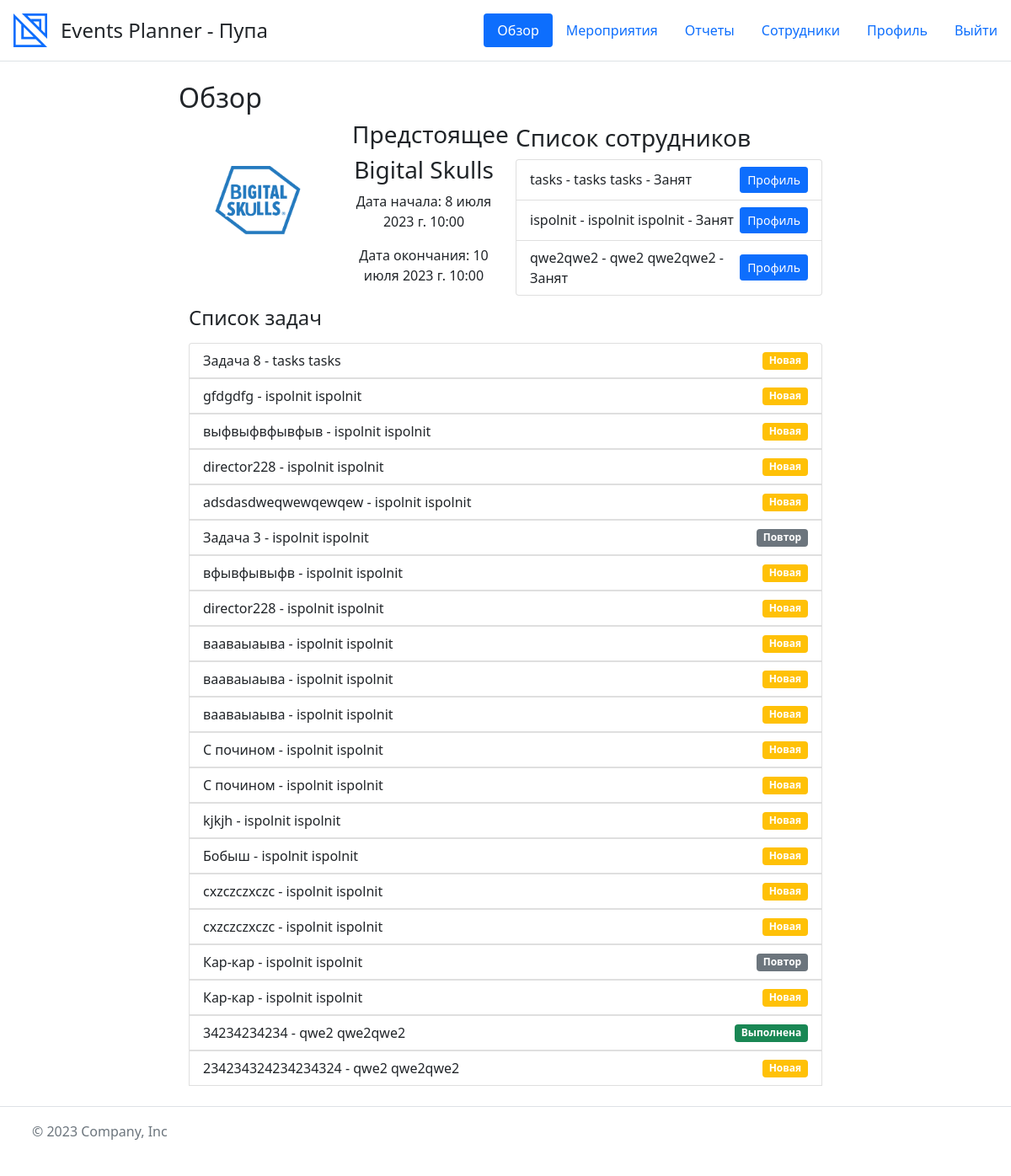
/overview/ (signed in), run on an earlier commit of the app's database.
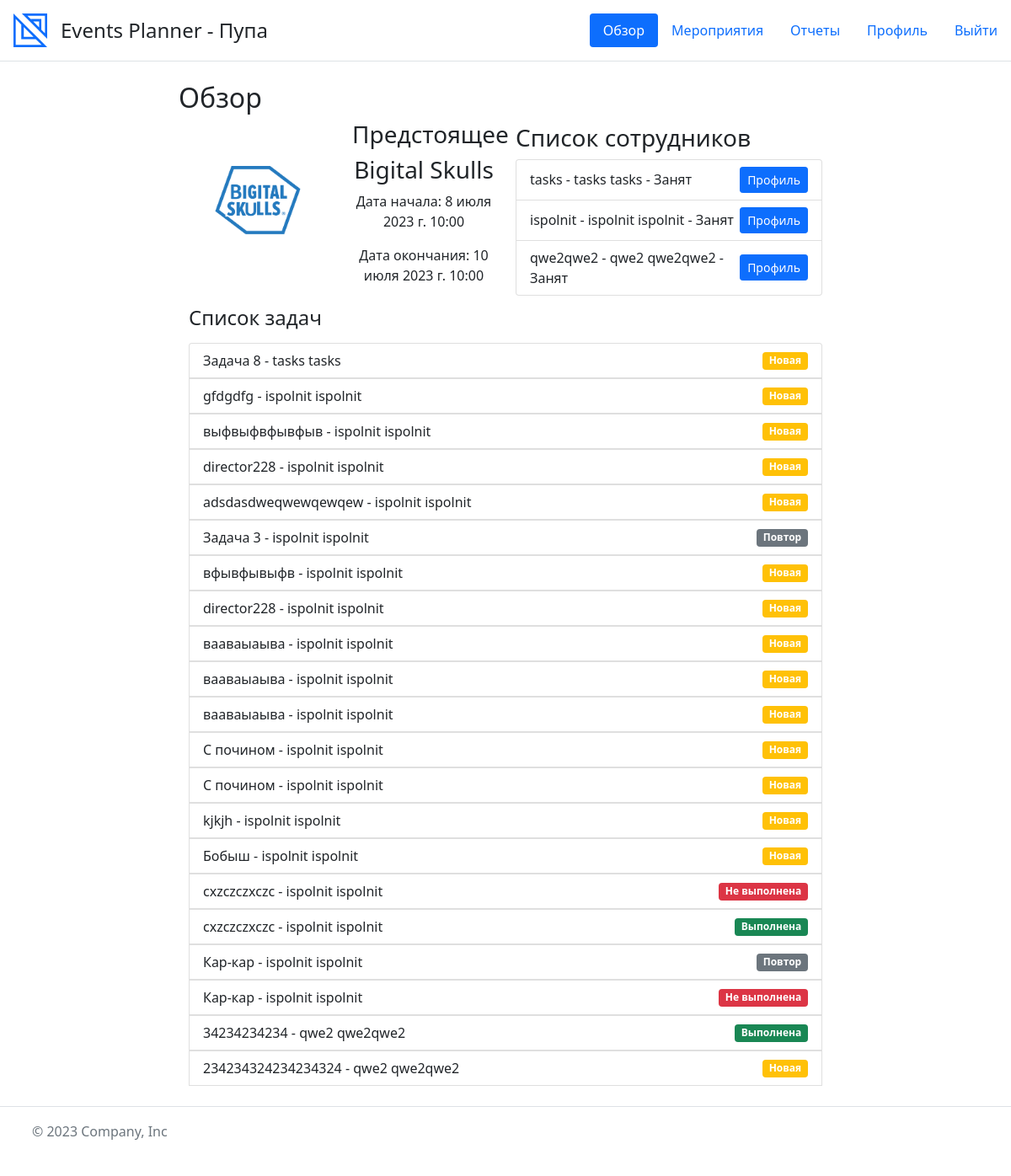
And on a later commit of the database.
### core/models.py (models this page shows, shortened)
class CustomUser(AbstractUser):
    tg_id = models.CharField(max_length=30, verbose_name='Id Телеграм', blank=True, null=True)
    organization = models.ForeignKey(Organization, blank=True, null=True, on_delete=models.CASCADE,
                                     verbose_name='Организация')
    objects = CustomUserManager()
    def __str__(self):
        return f'{self.last_name} {self.first_name}'
    class Meta:
        verbose_name = 'Пользователь'
        verbose_name_plural = 'Пользователи'

class Organization(models.Model):
    name = models.CharField(max_length=100, null=True, verbose_name='Название')
    description = models.TextField(blank=True, null=True, verbose_name='Описание')
    class Meta:
        verbose_name = 'Организация'
        verbose_name_plural = 'Организации'

class Event(models.Model):
    name = models.CharField(max_length=100, verbose_name='Название')
    organization = models.ForeignKey(Organization, blank=True, null=True, on_delete=models.CASCADE,
                                     verbose_name='Организация')
    description = models.TextField(max_length=16000, blank=True, null=True, verbose_name='Описание')
    location = models.CharField(max_length=200, blank=True, null=True, verbose_name='Место проведения')
    start_date = models.DateTimeField(verbose_name='Дата начала')
    end_date = models.DateTimeField(verbose_name='Дата окончания')
    photo = models.ImageField(upload_to=UniqueUploadName('images/events/'), blank=True,
                              verbose_name='Изображение')
    responsible_tasks = models.ManyToManyField(CustomUser, blank=True, verbose_name='Ответственные за задачи')
    class Meta:
        verbose_name = 'Мероприятие'
        verbose_name_plural = 'Мероприятия'

class EventUser(models.Model):
    event = models.ForeignKey(Event, on_delete=models.CASCADE, verbose_name='Мероприятие')
    user = models.ForeignKey(CustomUser, on_delete=models.CASCADE, verbose_name='Участник мероприятия')
    class Meta:
        verbose_name = 'Участник мероприятия'
        verbose_name_plural = 'Участники мероприятий'

class EventTask(models.Model):
    name = models.CharField(max_length=50, verbose_name='Название')
    description = models.TextField(max_length=16000, blank=True, null=True, verbose_name='Описание')
    event_user = models.ForeignKey(EventUser, on_delete=models.CASCADE, verbose_name='Сотрудник')
    state = models.ForeignKey(TaskState, on_delete=models.CASCADE, verbose_name='Статус',
                              default=TaskState.objects.get(name='Новая').pk)
    photo = models.ImageField(upload_to=UniqueUploadName('images/event_tasks/'), blank=True,
                              verbose_name='Изображение')
    start_date = models.DateTimeField(verbose_name='Дата начала')
    plan_end_date = models.DateTimeField(verbose_name='Плановая дата окончания')
    actual_end_date = models.DateTimeField(blank=True, null=True, verbose_name='Фактическая дата окончания')
    class Meta:
        verbose_name = 'Задача мероприятия'
        verbose_name_plural = 'Задачи мероприятий'

class TaskState(models.Model):
    name = models.CharField(max_length=50, verbose_name='Название')
    class Meta:
        verbose_name = 'Статус задачи'
        verbose_name_plural = 'Статусы задач'

### frontend/views.py (the view)
# urls.py: path('overview/', views.overview_view, name='overview'),
@login_required
def overview_view(request):
    user = request.user
    organization = request.user.organization
    executing_staff_group = Group.objects.get(name='Исполняющий персонал')
    is_executing_staff = executing_staff_group in user.groups.all()
    current_time = timezone.now()
    event_user_current = EventUser.objects.filter(user=user, event__start_date__lte=current_time,
                                                  event__end_date__gte=current_time).order_by('-event__start_date') \
        .first()
    event_user_future = EventUser.objects.filter(user=user, event__start_date__gt=current_time,
                                                 event__end_date__gte=current_time).order_by('event__start_date') \
        .first()
    responsible_tasks_current = Event.objects.filter(responsible_tasks=user, start_date__lte=current_time,
                                                     end_date__gte=current_time).order_by('-start_date').first()
    responsible_tasks_future = Event.objects.filter(responsible_tasks=user, start_date__gt=current_time,
                                                    end_date__gte=current_time).order_by('start_date').first()
    organization_current = Event.objects.filter(organization=organization, start_date__lte=current_time,
                                                end_date__gte=current_time).order_by('-start_date').first()
    organization_future = Event.objects.filter(organization=organization, start_date__gt=current_time,
                                               end_date__gte=current_time).order_by('start_date').first()
    event_user = event_user_current or event_user_future
    if event_user:
        event_user = event_user.event
    responsible_tasks = responsible_tasks_current or responsible_tasks_future
    organization_event = organization_current or organization_future
    event = organization_event or responsible_tasks or event_user
    if request.method == 'POST':
        event_task_form = NewEventTaskForm(data=request.POST, event=event, files=request.FILES)
        if event_task_form.is_valid():
            event_task = event_task_form.save(commit=False)
            event_task.save()
            send_new_task(event_task)
            return redirect('overview')
    else:
        event_task_form = NewEventTaskForm(event=event)
    event_tasks = event_user.eventuser_set.filter(
        user=user).first().eventtask_set.all() if is_executing_staff else EventTask.objects.filter(
        event_user__event=event)
    event_state = ("Текущее" if event.start_date <= timezone.now() else "Предстоящее") if event else "Печаль"
    context = {'event': event,
               'responsible_tasks': responsible_tasks,
               'organization_event': organization_event,
               'event_task_form': event_task_form,
               'event_tasks': event_tasks,
               'event_state': event_state
               }
    return render(request, 'overview.html', context)

### event_planner/context_processors.py (called while the page is built)
def current_page(request):
    current_url = resolve(request.path_info).url_name
    return {'current_url': current_url}

### frontend/templatetags/custom_filters.py (called while the page is built)
@register.filter
def get_state_color(state_name):
    if state_name == 'Выполнена':
        return 'bg-success'
    elif state_name == 'В процессе':
        return 'bg-info'
    elif state_name == 'Новая':
        return 'bg-warning'
    elif state_name == 'Не выполнена':
        return 'bg-danger'
    elif state_name == 'Повтор':
        return 'bg-secondary'
    else:
        return 'bg-secondary'

@register.filter
def get_employee_status(employee):
    if employee.eventtask_set.filter(state__name='Выполнена').count() == employee.eventtask_set.count():
        return 'Свободен'
    else:
        return 'Занят'

@register.filter
def can_edit_task(task):
    return task.state.name != 'Выполнена' and task.state.name != "Не выполнена"

### templates/overview.html (shortened to what this page needs)
{% extends 'base.html' %}
{% load static %}
{% load custom_filters %}
{% block content %}
    <h2>Обзор</h2>
    <div class="container">
        {% if event %}
            <div class="row align-items-center">
                <div class="col-md-{% if perms.core.view_eventuser %}3{% else %}6{% endif %}">
                    <a href="{% url 'event' event.id %}">
                        {% if event.photo %}
                            <img src="{{ event.photo.url }}" alt="{{ event.name }}"
                                 class="img-fluid">
                        {% else %}
                            <img src="{% static 'img/default_event_photo.jpg' %}" alt="{{ event.name }}"
                                 class="img-fluid">
                        {% endif %}
                    </a>
                </div>
                <div class="col-md-{% if perms.core.view_eventuser %}3{% else %}6{% endif %}">
                    <div class="text-center">
                        <h3>{{ event_state }}</h3>
                        <h3>{{ event.name }}</h3>
                        <p>Дата начала: {{ event.start_date }}</p>
                        <p>Дата окончания: {{ event.end_date }}</p>
                    </div>
                </div>
                {% if perms.core.view_eventuser %}
                    <div class="col-md-6">
                        <h3>Список сотрудников</h3>
                        <ul class="list-group">
                            {% for employee in event.eventuser_set.all %}
                                <li class="list-group-item d-flex justify-content-between align-items-center">
                                    {{ employee.user.username }} - {{ employee.user }}
                                    - {{ employee|get_employee_status }}
                                    <a href="{% url 'employee' employee.user.id %}"
                                       class="btn btn-primary btn-sm">Профиль</a>
                                </li>
                            {% empty %}
                                <li class="list-group-item">Нет сотрудников</li>
                            {% endfor %}
                        </ul>
                    </div>
                {% endif %}
            </div>
            <div class="row mt-2">
                <div>
                    <h4>Список задач</h4>
                    <div class="list-group mt-3">
                        {% for task in event_tasks %}
                            <a class="list-group-item list-group-item-action d-flex align-items-center justify-content-between"
                               style="cursor: pointer"
                               onclick="openModal('taskInfoModal{{ task.id }}')">
                                <div>
                                    {{ task.name }} - {{ task.event_user.user }}
                                </div>
                                <span class="badge badge-pill {{ task.state.name|get_state_color }}"
                                      data-toggle="tooltip" data-placement="top"
                                      title="{{ task.state.name }}">
                                    {{ task.state.name }}
                                </span>
                            </a>
                        {% empty %}
                            <li class="list-group-item">Нет задач</li>
                        {% endfor %}
                    </div>
                </div>
            </div>
        {% else %}
            <div>
                Вы не участвуете в мероприятии
            </div>
        {% endif %}
    </div>
{% endblock %}

### templates/base.html (shortened to what this page needs)
<!DOCTYPE html>
{% load static %}
<html lang="ru">
<head>
    <link rel="stylesheet" href="{% static 'css/bootstrap.min.css' %}">
    <link rel="stylesheet" href="{% static 'css/styles.css' %}">
    <link rel="stylesheet" href="{% static 'css/all.min.css' %}">
</head>
<body>
{% include 'header.html' %}
<main class="container col-md-8">
    {% block content %}{% endblock content %}
</main>
{% include 'footer.html' %}
</body>
</html>

### templates/header.html
{% load static %}
<header class="d-flex flex-wrap justify-content-center py-3 mb-4 border-bottom">
    <a href="/" class="d-flex align-items-center mb-3 mb-md-0 me-md-auto text-dark text-decoration-none">
        <img src="{% static 'img/logo.svg' %}" height="40" class="mx-3" alt="Logo">
        <span class="fs-4">Events Planner
            {% if user.is_authenticated %}
                - {{ user.organization.name }}
            {% endif %} </span>
    </a>
    <ul class="nav nav-pills">
        {% if user.is_authenticated %}
            <li class="nav-item">
                <a href="{% url 'overview' %}" class="nav-link {% if current_url == 'overview' %} active{% endif %}">Обзор</a>
            </li>
        {% endif %}
        {% if perms.core.view_event %}
            <li class="nav-item">
                <a href="{% url 'events' %}" class="nav-link {% if current_url == 'events' %} active{% endif %}"
                   aria-current="page">Мероприятия</a>
            </li>
        {% endif %}
        {% if perms.core.view_eventtaskreport %}
            <li class="nav-item">
                <a href="{% url 'reports' %}"
                   class="nav-link {% if current_url == 'reports' %} active{% endif %}">Отчеты</a>
            </li>
        {% endif %}
        {% if perms.core.view_customuser %}
            <li class="nav-item">
                <a href="{% url 'employees' %}"
                   class="nav-link {% if current_url == 'employees' %} active{% endif %}">Сотрудники</a>
            </li>
        {% endif %}
        {% if user.is_authenticated %}
            <li class="nav-item">
                <a href="{% url 'profile' %}" class="nav-link {% if current_url == 'profile' %} active{% endif %}">Профиль</a>
            </li>
            <li class="nav-item">
                <a href="{% url 'logout' %}" class="nav-link">Выйти</a>
            </li>
        {% else %}
            <li class="nav-item mx-1">
                <a href="{% url 'login' %}" class="nav-link {% if current_url == 'login' %} active{% endif %}">Авторизация</a>
            </li>
        {% endif %}
    </ul>
</header>

### templates/footer.html
<footer class="d-flex flex-wrap justify-content-between align-items-center py-3 my-4 border-top">
    <div class="col-md-4 d-flex align-items-center">
        <a href="/" class="mb-3 me-2 mb-md-0 text-muted text-decoration-none lh-1">
            <svg class="bi" width="30" height="24">
                <use xlink:href="#bootstrap"></use>
            </svg>
        </a>
        <span class="mb-3 mb-md-0 text-muted">© 2023 Company, Inc</span>
    </div>
    <ul class="nav col-md-4 justify-content-end list-unstyled d-flex">
        <li class="ms-3"><a class="text-muted" href="#">
            <svg class="bi" width="24" height="24">
                Соц. сеть
            </svg>
        </a></li>
        <li class="ms-3"><a class="text-muted" href="#">
            <svg class="bi" width="24" height="24">
                Соц. сеть
            </svg>
        </a></li>
        <li class="ms-3"><a class="text-muted" href="#">
            <svg class="bi" width="24" height="24">
                Соц. сеть
            </svg>
        </a></li>
    </ul>
</footer>

What changed in the data, as far as the page shows it:
changed EventTask (number 16 of 21 on the later page): state_id 3 → 5 (drawn); state.name "Новая" → "Не выполнена"
changed EventTask (number 17 of 21 on the later page): state_id 3 → 2 (drawn); state.name "Новая" → "Выполнена"
changed EventTask (number 19 of 21 on the later page): state_id 3 → 5 (drawn); state.name "Новая" → "Не выполнена"
Also different on the page:
text no longer shown: "Сотрудники"
